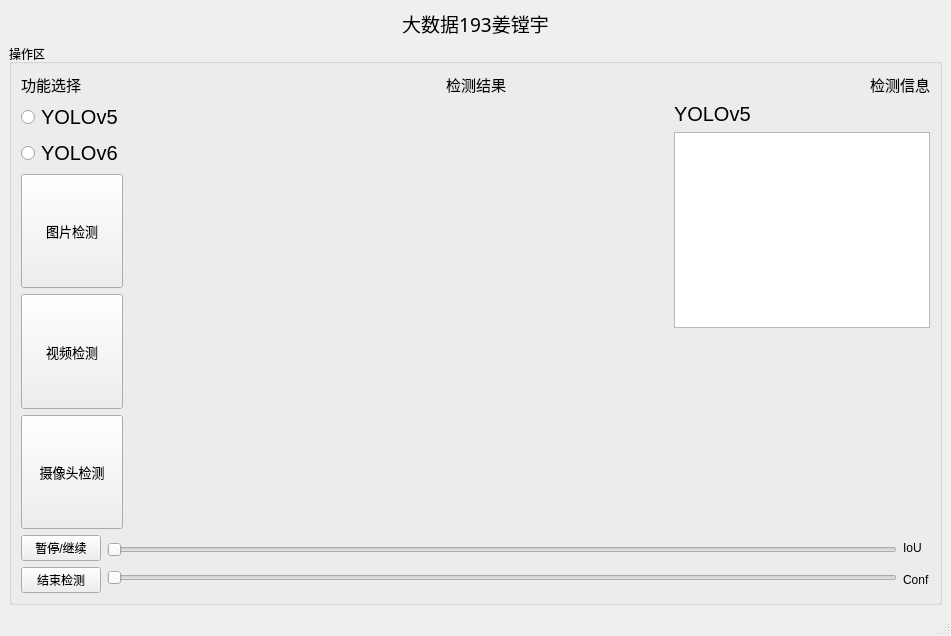
<?xml version="1.0" encoding="UTF-8"?>
<ui version="4.0">
 <class>MainWindow</class>
 <widget class="QMainWindow" name="MainWindow">
  <property name="geometry">
   <rect>
    <x>0</x>
    <y>0</y>
    <width>951</width>
    <height>636</height>
   </rect>
  </property>
  <property name="sizePolicy">
   <sizepolicy hsizetype="Preferred" vsizetype="Preferred">
    <horstretch>0</horstretch>
    <verstretch>0</verstretch>
   </sizepolicy>
  </property>
  <property name="windowTitle">
   <string>基于深度学习的多标签服饰检测系统</string>
  </property>
  <property name="windowIcon">
   <iconset>
    <normaloff>icons8-ai-80.png</normaloff>icons8-ai-80.png</iconset>
  </property>
  <widget class="QWidget" name="centralwidget">
   <property name="enabled">
    <bool>true</bool>
   </property>
   <property name="sizePolicy">
    <sizepolicy hsizetype="Preferred" vsizetype="Fixed">
     <horstretch>0</horstretch>
     <verstretch>0</verstretch>
    </sizepolicy>
   </property>
   <layout class="QVBoxLayout" name="verticalLayout_4" stretch="0,0">
    <item>
     <widget class="QLabel" name="label_5">
      <property name="font">
       <font>
        <family>Adobe Devanagari</family>
        <pointsize>14</pointsize>
       </font>
      </property>
      <property name="text">
       <string>大数据193姜镗宇</string>
      </property>
      <property name="alignment">
       <set>Qt::AlignCenter</set>
      </property>
     </widget>
    </item>
    <item>
     <widget class="QGroupBox" name="groupBox_2">
      <property name="title">
       <string>操作区</string>
      </property>
      <layout class="QVBoxLayout" name="verticalLayout_3">
       <item>
        <layout class="QHBoxLayout" name="horizontalLayout_4" stretch="1,4,1">
         <item>
          <widget class="QLabel" name="label_2">
           <property name="sizePolicy">
            <sizepolicy hsizetype="Minimum" vsizetype="Fixed">
             <horstretch>0</horstretch>
             <verstretch>0</verstretch>
            </sizepolicy>
           </property>
           <property name="maximumSize">
            <size>
             <width>1677215</width>
             <height>16777215</height>
            </size>
           </property>
           <property name="font">
            <font>
             <family>Adobe Devanagari</family>
             <pointsize>11</pointsize>
            </font>
           </property>
           <property name="text">
            <string>功能选择</string>
           </property>
           <property name="alignment">
            <set>Qt::AlignLeading|Qt::AlignLeft|Qt::AlignVCenter</set>
           </property>
          </widget>
         </item>
         <item>
          <widget class="QLabel" name="label_3">
           <property name="sizePolicy">
            <sizepolicy hsizetype="Minimum" vsizetype="Fixed">
             <horstretch>0</horstretch>
             <verstretch>0</verstretch>
            </sizepolicy>
           </property>
           <property name="maximumSize">
            <size>
             <width>1677215</width>
             <height>16777215</height>
            </size>
           </property>
           <property name="font">
            <font>
             <family>Adobe Devanagari</family>
             <pointsize>11</pointsize>
            </font>
           </property>
           <property name="text">
            <string>检测结果</string>
           </property>
           <property name="alignment">
            <set>Qt::AlignCenter</set>
           </property>
          </widget>
         </item>
         <item>
          <widget class="QLabel" name="label_4">
           <property name="sizePolicy">
            <sizepolicy hsizetype="Minimum" vsizetype="Fixed">
             <horstretch>0</horstretch>
             <verstretch>0</verstretch>
            </sizepolicy>
           </property>
           <property name="maximumSize">
            <size>
             <width>1677215</width>
             <height>16777215</height>
            </size>
           </property>
           <property name="font">
            <font>
             <family>Adobe Devanagari</family>
             <pointsize>11</pointsize>
            </font>
           </property>
           <property name="text">
            <string>检测信息</string>
           </property>
           <property name="alignment">
            <set>Qt::AlignRight|Qt::AlignTrailing|Qt::AlignVCenter</set>
           </property>
          </widget>
         </item>
        </layout>
       </item>
       <item>
        <layout class="QHBoxLayout" name="horizontalLayout_3" stretch="1,11">
         <item>
          <layout class="QVBoxLayout" name="verticalLayout">
           <item>
            <widget class="QRadioButton" name="YOLOv5">
             <property name="font">
              <font>
               <pointsize>15</pointsize>
              </font>
             </property>
             <property name="text">
              <string>YOLOv5</string>
             </property>
            </widget>
           </item>
           <item>
            <widget class="QRadioButton" name="YOLOv6">
             <property name="font">
              <font>
               <pointsize>15</pointsize>
              </font>
             </property>
             <property name="text">
              <string>YOLOv6</string>
             </property>
            </widget>
           </item>
           <item>
            <widget class="QPushButton" name="detect_image">
             <property name="sizePolicy">
              <sizepolicy hsizetype="Minimum" vsizetype="Preferred">
               <horstretch>0</horstretch>
               <verstretch>0</verstretch>
              </sizepolicy>
             </property>
             <property name="font">
              <font>
               <family>Adobe Devanagari</family>
               <pointsize>10</pointsize>
              </font>
             </property>
             <property name="text">
              <string>图片检测</string>
             </property>
            </widget>
           </item>
           <item>
            <widget class="QPushButton" name="detect_video">
             <property name="sizePolicy">
              <sizepolicy hsizetype="Minimum" vsizetype="Preferred">
               <horstretch>0</horstretch>
               <verstretch>0</verstretch>
              </sizepolicy>
             </property>
             <property name="font">
              <font>
               <family>Adobe Devanagari</family>
               <pointsize>10</pointsize>
              </font>
             </property>
             <property name="text">
              <string>视频检测</string>
             </property>
            </widget>
           </item>
           <item>
            <widget class="QPushButton" name="detect_camer">
             <property name="sizePolicy">
              <sizepolicy hsizetype="Minimum" vsizetype="Preferred">
               <horstretch>0</horstretch>
               <verstretch>0</verstretch>
              </sizepolicy>
             </property>
             <property name="font">
              <font>
               <family>Adobe Devanagari</family>
               <pointsize>10</pointsize>
              </font>
             </property>
             <property name="text">
              <string>摄像头检测</string>
             </property>
            </widget>
           </item>
          </layout>
         </item>
         <item>
          <layout class="QHBoxLayout" name="horizontalLayout_2" stretch="5,0">
           <item>
            <widget class="QLabel" name="show_label">
             <property name="text">
              <string/>
             </property>
            </widget>
           </item>
           <item>
            <layout class="QVBoxLayout" name="verticalLayout_2">
             <item>
              <layout class="QHBoxLayout" name="horizontalLayout_6">
               <item>
                <widget class="QLabel" name="current_onnx">
                 <property name="font">
                  <font>
                   <pointsize>15</pointsize>
                  </font>
                 </property>
                 <property name="text">
                  <string>YOLOv5</string>
                 </property>
                </widget>
               </item>
               <item>
                <widget class="QLabel" name="FPS">
                 <property name="font">
                  <font>
                   <pointsize>15</pointsize>
                  </font>
                 </property>
                 <property name="text">
                  <string/>
                 </property>
                 <property name="alignment">
                  <set>Qt::AlignRight|Qt::AlignTrailing|Qt::AlignVCenter</set>
                 </property>
                </widget>
               </item>
              </layout>
             </item>
             <item>
              <widget class="QTextBrowser" name="detect_result_text"/>
             </item>
             <item>
              <widget class="QLabel" name="origin_image">
               <property name="sizePolicy">
                <sizepolicy hsizetype="Expanding" vsizetype="Expanding">
                 <horstretch>0</horstretch>
                 <verstretch>0</verstretch>
                </sizepolicy>
               </property>
               <property name="text">
                <string/>
               </property>
              </widget>
             </item>
            </layout>
           </item>
          </layout>
         </item>
        </layout>
       </item>
       <item>
        <layout class="QHBoxLayout" name="horizontalLayout">
         <item>
          <layout class="QHBoxLayout" name="horizontalLayout_5">
           <item>
            <layout class="QVBoxLayout" name="verticalLayout_5">
             <item>
              <widget class="QPushButton" name="pause_video">
               <property name="text">
                <string>暂停/继续</string>
               </property>
              </widget>
             </item>
             <item>
              <widget class="QPushButton" name="quit_button">
               <property name="text">
                <string>结束检测</string>
               </property>
              </widget>
             </item>
            </layout>
           </item>
          </layout>
         </item>
         <item>
          <layout class="QVBoxLayout" name="verticalLayout_6">
           <item>
            <widget class="QSlider" name="IoU_Slider">
             <property name="orientation">
              <enum>Qt::Horizontal</enum>
             </property>
            </widget>
           </item>
           <item>
            <widget class="QSlider" name="Conf_Slider">
             <property name="orientation">
              <enum>Qt::Horizontal</enum>
             </property>
            </widget>
           </item>
          </layout>
         </item>
         <item>
          <layout class="QVBoxLayout" name="verticalLayout_7">
           <item>
            <widget class="QLabel" name="IoU_label">
             <property name="text">
              <string>IoU</string>
             </property>
            </widget>
           </item>
           <item>
            <widget class="QLabel" name="Conf_label">
             <property name="text">
              <string>Conf</string>
             </property>
            </widget>
           </item>
          </layout>
         </item>
        </layout>
       </item>
      </layout>
     </widget>
    </item>
   </layout>
  </widget>
  <widget class="QStatusBar" name="statusbar"/>
 </widget>
 <resources/>
 <connections/>
</ui>
